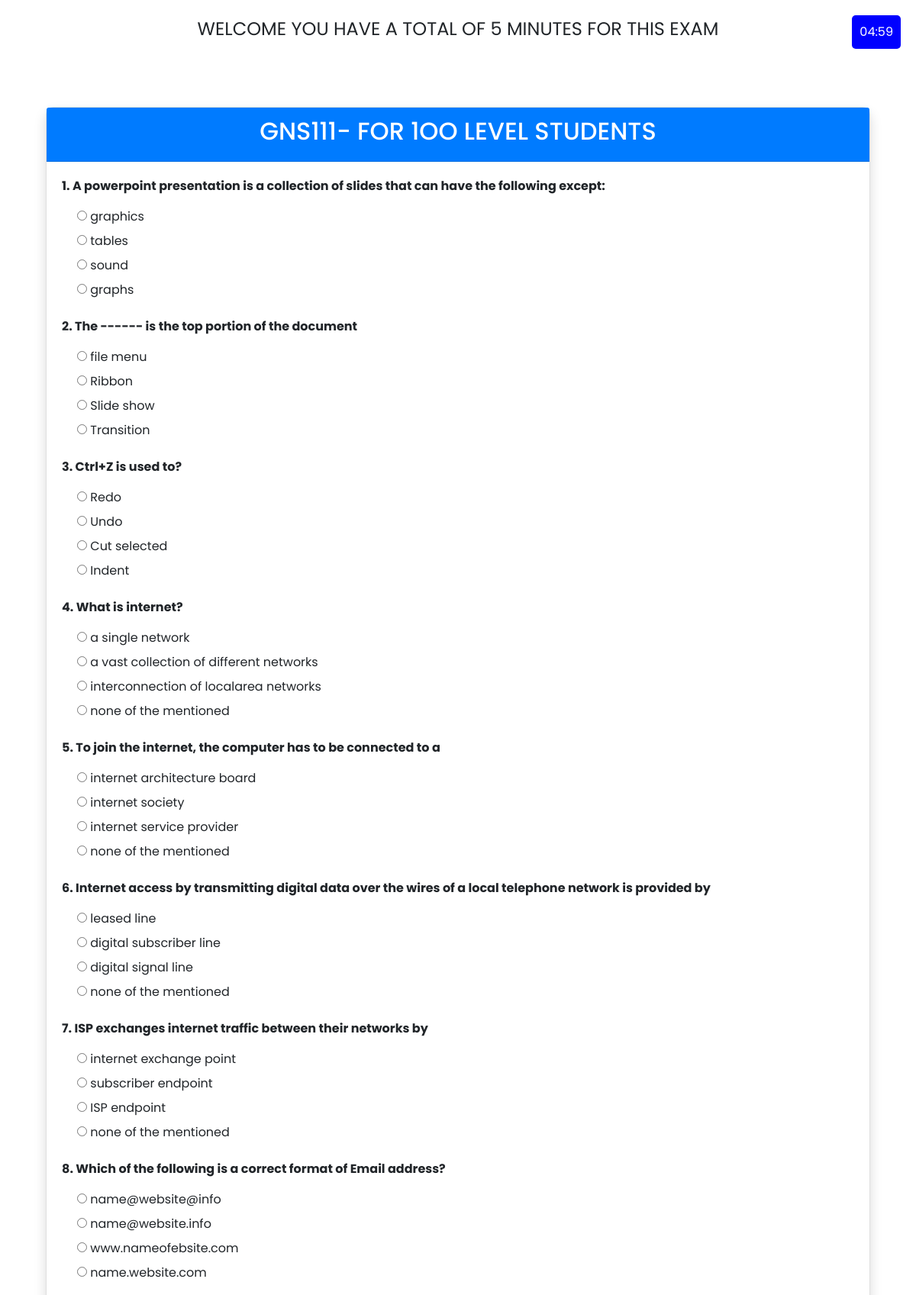
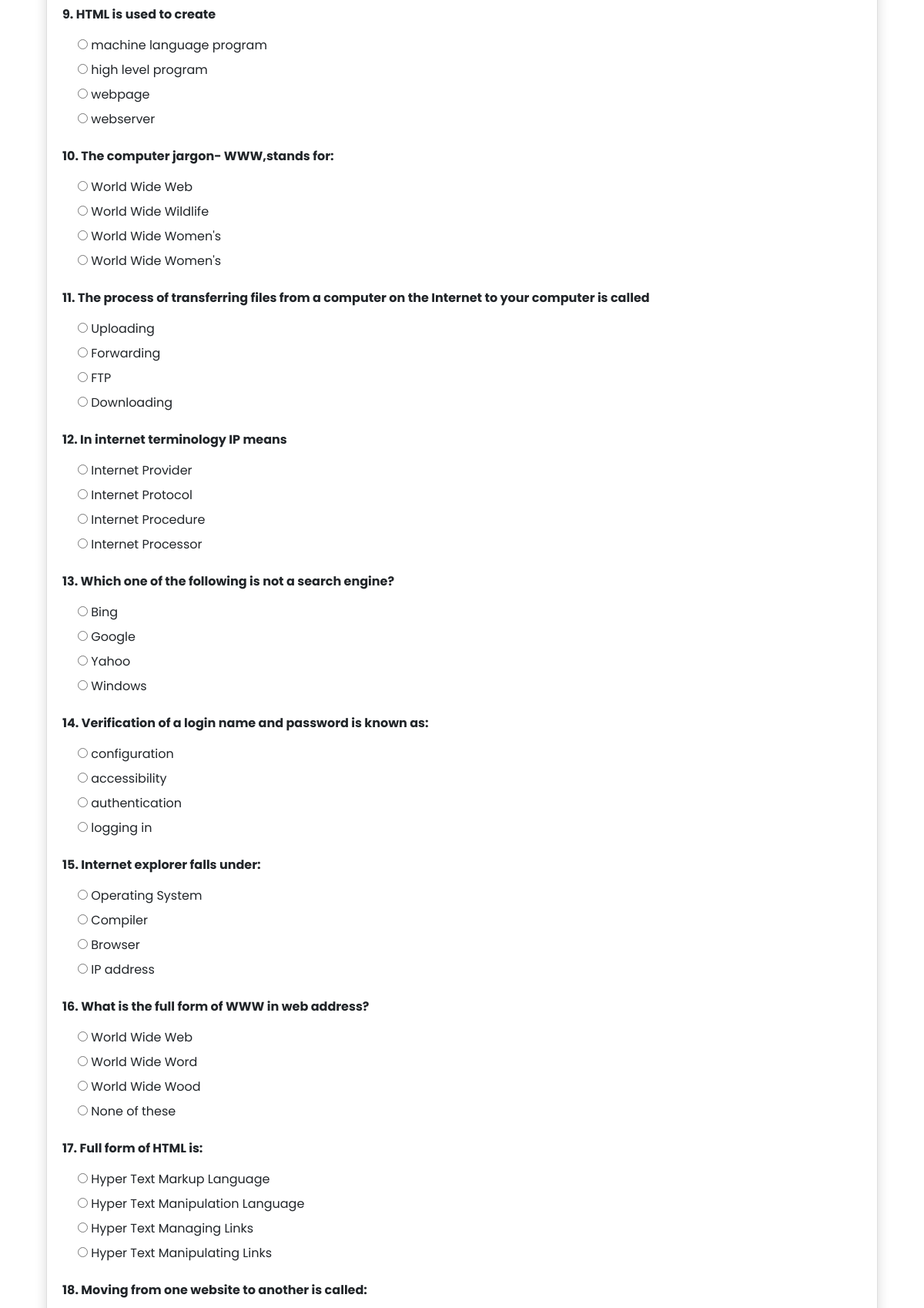
/exams/take_exam/1/ (upper part), run on the app's committed database (2 pictures, top to bottom).
### exams/models.py (models this page shows, shortened)
class Exam(models.Model):
    title = models.CharField(max_length=200)
    duration = models.IntegerField()  # duration in minutes

class Question(models.Model):
    exam = models.ForeignKey(Exam, on_delete=models.CASCADE)
    text = models.TextField()
    option1 = models.CharField(max_length=200)
    option2 = models.CharField(max_length=200)
    option3 = models.CharField(max_length=200)
    option4 = models.CharField(max_length=200)
    correct_option = models.CharField(max_length=200)

### exams/views.py (the view, shortened to what this page needs)
# urls.py: path('take_exam/<int:exam_id>/', views.take_exam, name='take_exam'),
def take_exam(request, exam_id):
    exam = get_object_or_404(Exam, id=exam_id)
    questions = exam.question_set.all()
    return render(request, 'exams/take_exam.html', {'exam': exam, 'questions': questions})

### exams/templates/exams/take_exam.html (shortened to what this page needs)
{% extends "base_generic.html" %}
{% block content %}
<div class="" style="padding: 20px; text-transform: uppercase; text-align: center;">
  <p style="font-size: 24px;">welcome  you have a total of {{exam.duration}} minutes for this exam
  </p>
</div>
<div class="container mt-5">
  <div class="card shadow">
    <div class="card-header text-center bg-primary text-white">
      <h2>{{ exam.title }}</h2>
      <div id="timer" class="timer-display"></div>
    </div>
    <div class="card-body">
      <form id="examForm" method="post" onsubmit="return confirmSubmission()">
        {% for question in questions %}
          <div class="mb-4">
            <p><strong>{{ forloop.counter }}. {{ question.text }}</strong></p>
            <div class="options">
              <label class="d-block"><input type="radio" name="{{ question.id }}" value="{{ question.option1 }}"> {{ question.option1 }}</label>
              <label class="d-block"><input type="radio" name="{{ question.id }}" value="{{ question.option2 }}"> {{ question.option2 }}</label>
              <label class="d-block"><input type="radio" name="{{ question.id }}" value="{{ question.option3 }}"> {{ question.option3 }}</label>
              <label class="d-block"><input type="radio" name="{{ question.id }}" value="{{ question.option4 }}"> {{ question.option4 }}</label>
            </div>
          </div>
        {% endfor %}
      </form>
    </div>
  </div>
</div>
{% endblock %}

### exams/templates/exams/take_exam.html (style rules this page uses)
.timer-display { position: fixed; top: 20px; right: 20px; z-index: 999; text-align: center; background-color: blue; color: white; padding: 10px; border-radius: 5px; }
.options { padding-left: 20px; }
.card { border-radius: 10px; }
.card-header { border-radius: 10px 10px 0 0; }

### exams/templates/base_generic.html (style rules this page uses)
* { font-family: "Poppins", sans-serif; }

### data on the page
Exam: duration "5", title "GNS111- FOR 1OO LEVEL STUDENTS"
Question: text "A powerpoint presentation is a collection of slides that can have the following except:", option1 "graphics", option2 "tables", option3 "sound", option4 "graphs"
Question: text "The ------ is the top portion of the document", option1 "file menu", option2 "Ribbon", option3 "Slide show", option4 "Transition"
Question: text "Ctrl+Z is used to?", option1 "Redo", option2 "Undo", option3 "Cut selected", option4 "Indent"
Question: text "What is internet?", option1 "a single network", option2 "a vast collection of different networks", option3 "interconnection of localarea networks", option4 "none of the mentioned"
Question: text "To join the internet, the computer has to be connected to a", option1 "internet architecture board", option2 "internet society", option3 "internet service provider", option4 "none of the mentioned"
Question: text "Internet access by transmitting digital data over the wires of a local telephone network is provided by", option1 "leased line", option2 "digital subscriber line", option3 "digital signal line", option4 "none of the mentioned"
Question: text "ISP exchanges internet traffic between their networks by", option1 "internet exchange point", option2 "subscriber endpoint", option3 "ISP endpoint", option4 "none of the mentioned"
Question: text "Which of the following is a correct format of Email address?", option1 "name@website@info", option2 "name@website.info", option3 "www.nameofebsite.com", option4 "name.website.com"
Question: text "HTML is used to create", option1 "machine language program", option2 "high level program", option3 "webpage", option4 "webserver"
Question: text "The computer jargon- WWW,stands for:", option1 "World Wide Web", option2 "World Wide Wildlife", option3 "World Wide Women's", option4 "World Wide Women's"
Question: text "The process of transferring files from a computer on the Internet to your computer is called", option1 "Uploading", option2 "Forwarding", option3 "FTP", option4 "Downloading"
Question: text "In internet terminology IP means", option1 "Internet Provider", option2 "Internet Protocol", option3 "Internet Procedure", option4 "Internet Processor"
Question: text "Which one of the following is not a search engine?", option1 "Bing", option2 "Google", option3 "Yahoo", option4 "Windows"
Question: text "Verification of a login name and password is known as:", option1 "configuration", option2 "accessibility", option3 "authentication", option4 "logging in"
Question: text "Internet explorer falls under:", option1 "Operating System", option2 "Compiler", option3 "Browser", option4 "IP address"
Question: text "What is the full form of WWW in web address?", option1 "World Wide Web", option2 "World Wide Word", option3 "World Wide Wood", option4 "None of these"
Question: text "Full form of HTML is:", option1 "Hyper Text Markup Language", option2 "Hyper Text Manipulation Language", option3 "Hyper Text Managing Links", option4 "Hyper Text Manipulating Links"
Question: text "Moving from one website to another is called:"
